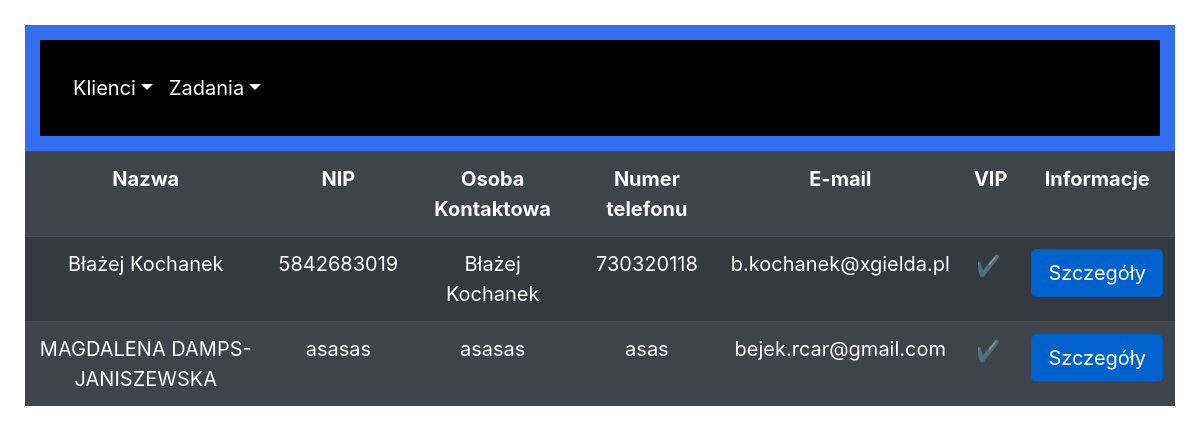
The app's page /, older data.
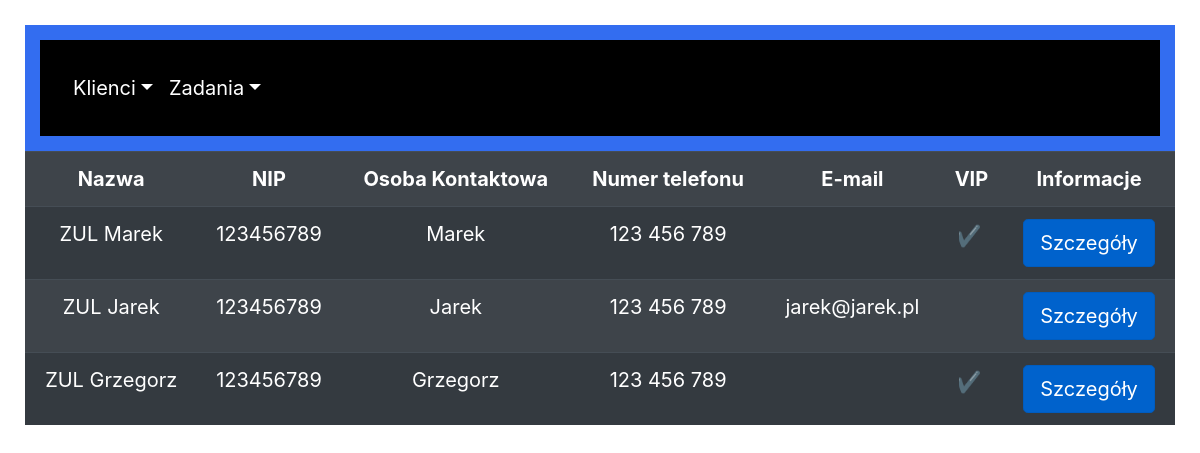
The same page, newer data.
### crm/models.py (models this page shows, shortened)
class Client(models.Model):
    name = models.CharField(max_length=200, verbose_name='Nazwa')
    vat_number = models.CharField(max_length=13, verbose_name='NIP')
    contact_person = models.CharField(max_length=30, verbose_name='Osoba kontaktowa')
    phone_number = models.CharField(max_length=11, verbose_name='Numer telefonu')
    e_mail = models.EmailField(blank=True, verbose_name='Adres e-mail')
    comments = models.CharField(max_length=500, blank=True, verbose_name='Komentarz')
    vip = models.BooleanField()
    date = models.DateTimeField(default=timezone.now)

### crm/views.py (the view)
# urls.py: path('', views.AllClientView.as_view(), name='clients'),
class AllClientView(ListView):
    model = Client
    context_object_name = 'clients'
    ordering = ['-date']

### crm/templates/crm/client_list.html (shortened to what this page needs)
{% extends "crm/base.html" %}
{% load static %}
{% block content %}
<div class="container-fluid">
    <div class="row">
      <table class="table table-dark table-striped">
          <tr>
              <th>Nazwa</th>
              <th>NIP</th>
              <th>Osoba Kontaktowa</th>
              <th>Numer telefonu</th>
              <th>E-mail</th>
              <th>VIP</th>
              <th>Informacje</th>
          </tr>
          <tr>
          {% for client in clients %}
              <td> {{ client.name }} </td>
              <td>  {{ client.vat_number }} </td>
              <td>  {{ client.contact_person }} </td>
              <td> {{ client.phone_number }} </td>
              <td> {{ client.e_mail }} </td>
              <td> {% if client.vip %}
                        <img src="{% static 'images/success.svg' %}", width="25" height="25">
                   {% endif %}
              </td>
              <td><a href="{% url 'crm:client_details' client.id %}" class="btn btn-primary btn-lg active" role="button" aria-pressed="true">Szczegóły</a></td>
          </tr>
          {% endfor %}
      </table>
    </div>
</div>
{% endblock %}

Row changes from the older to the newer data that the page shows:
removed Client: name "Błażej Kochanek", vat_number "5842683019", contact_person "Błażej Kochanek", phone_number "730320118", e_mail "b.kochanek@xgielda.pl", vip True (drawn)
removed Client: name "MAGDALENA DAMPS-JANISZEWSKA", vat_number "asasas", contact_person "asasas", phone_number "asas", e_mail "bejek.rcar@gmail.com", vip True (drawn)
added Client: name "ZUL Marek", vat_number "123456789", contact_person "Marek", phone_number "123 456 789", vip True (drawn)
added Client: name "ZUL Jarek", vat_number "123456789", contact_person "Jarek", phone_number "123 456 789", e_mail "jarek@jarek.pl"
added Client: name "ZUL Grzegorz", vat_number "123456789", contact_person "Grzegorz", phone_number "123 456 789", vip True (drawn)
